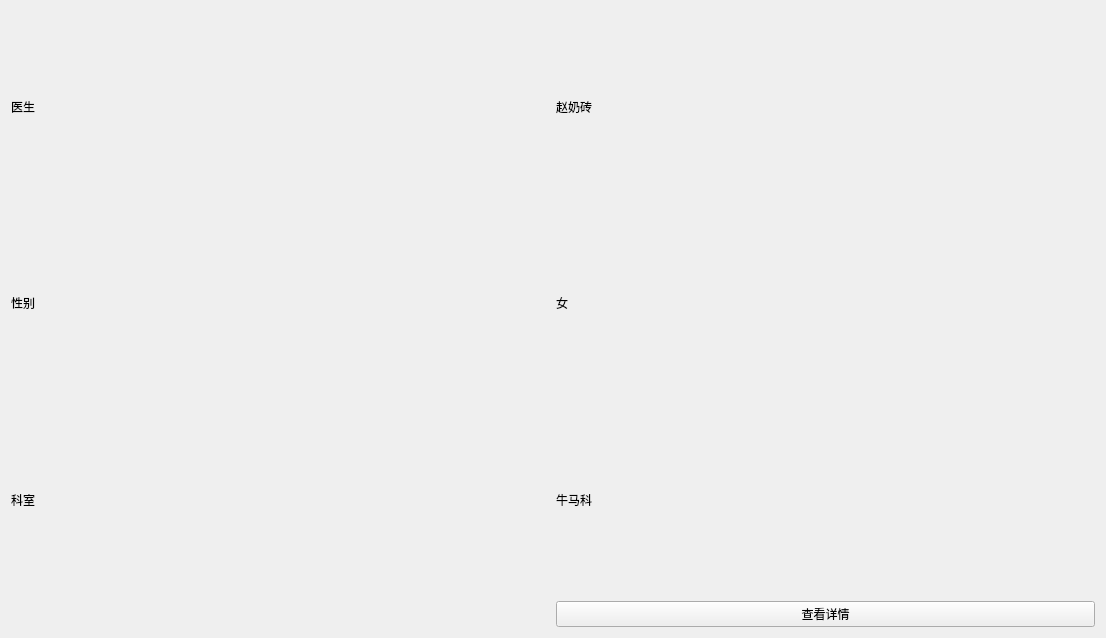
<?xml version="1.0" encoding="UTF-8"?>
<ui version="4.0">
 <class>little_appointment</class>
 <widget class="QWidget" name="little_appointment">
  <property name="geometry">
   <rect>
    <x>0</x>
    <y>0</y>
    <width>1106</width>
    <height>638</height>
   </rect>
  </property>
  <property name="windowTitle">
   <string>Form</string>
  </property>
  <layout class="QHBoxLayout" name="horizontalLayout">
   <item>
    <layout class="QGridLayout" name="gridLayout">
     <item row="1" column="0">
      <widget class="QLabel" name="label_gender_text">
       <property name="text">
        <string>性别</string>
       </property>
      </widget>
     </item>
     <item row="1" column="1">
      <widget class="QLabel" name="label_gender">
       <property name="text">
        <string>女</string>
       </property>
      </widget>
     </item>
     <item row="2" column="0">
      <widget class="QLabel" name="label_apartment_text">
       <property name="text">
        <string>科室</string>
       </property>
      </widget>
     </item>
     <item row="0" column="0">
      <widget class="QLabel" name="label_doc_name_text">
       <property name="text">
        <string>医生</string>
       </property>
      </widget>
     </item>
     <item row="2" column="1">
      <widget class="QLabel" name="label_apartment">
       <property name="text">
        <string>牛马科</string>
       </property>
      </widget>
     </item>
     <item row="0" column="1">
      <widget class="QLabel" name="label_doc_name">
       <property name="text">
        <string>赵奶砖</string>
       </property>
      </widget>
     </item>
     <item row="3" column="1">
      <widget class="QPushButton" name="btn_more">
       <property name="text">
        <string>查看详情</string>
       </property>
      </widget>
     </item>
    </layout>
   </item>
  </layout>
 </widget>
 <resources/>
 <connections/>
</ui>
